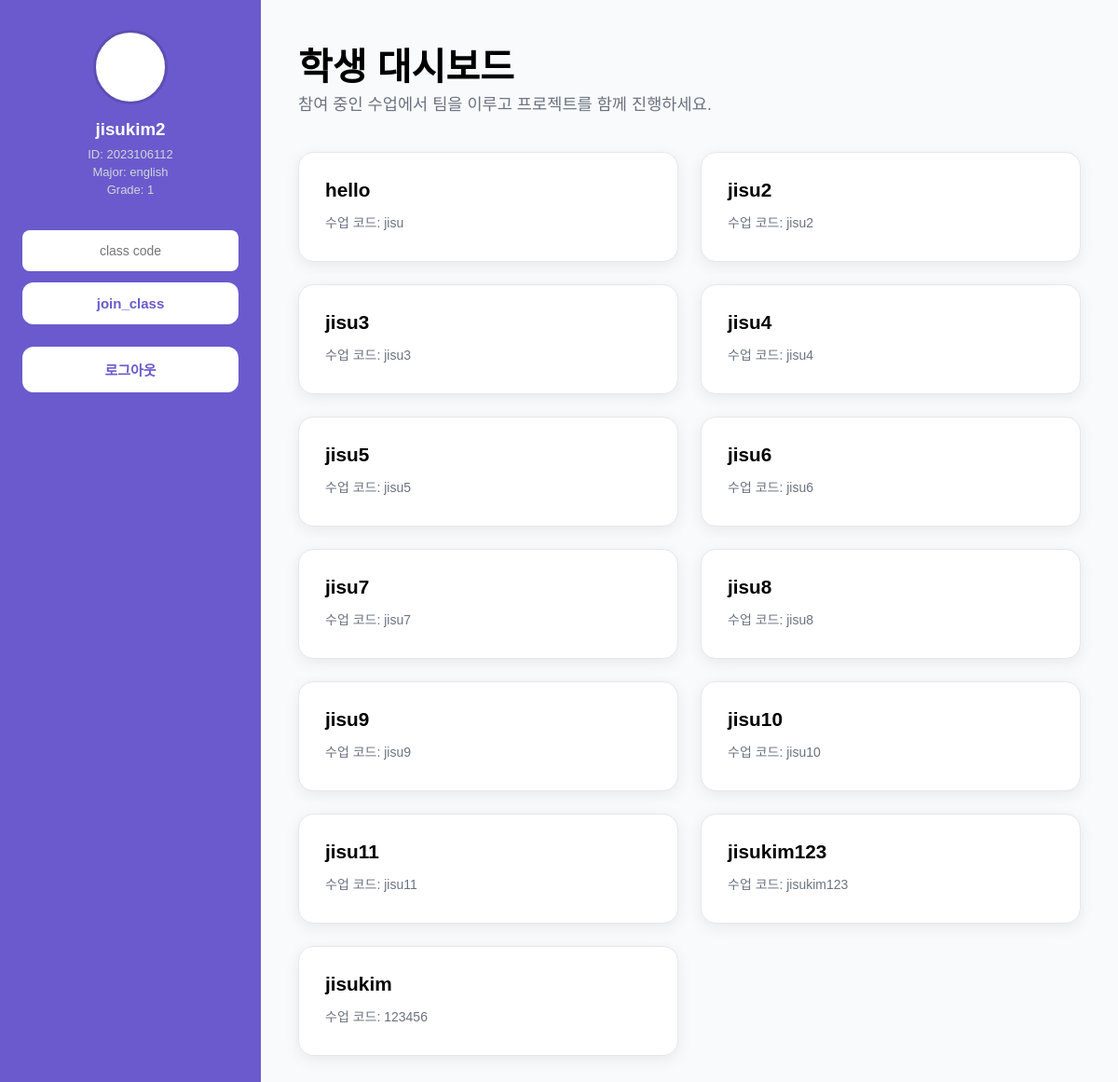
/mainpage_stu (signed in), run on an earlier commit of the app's database.
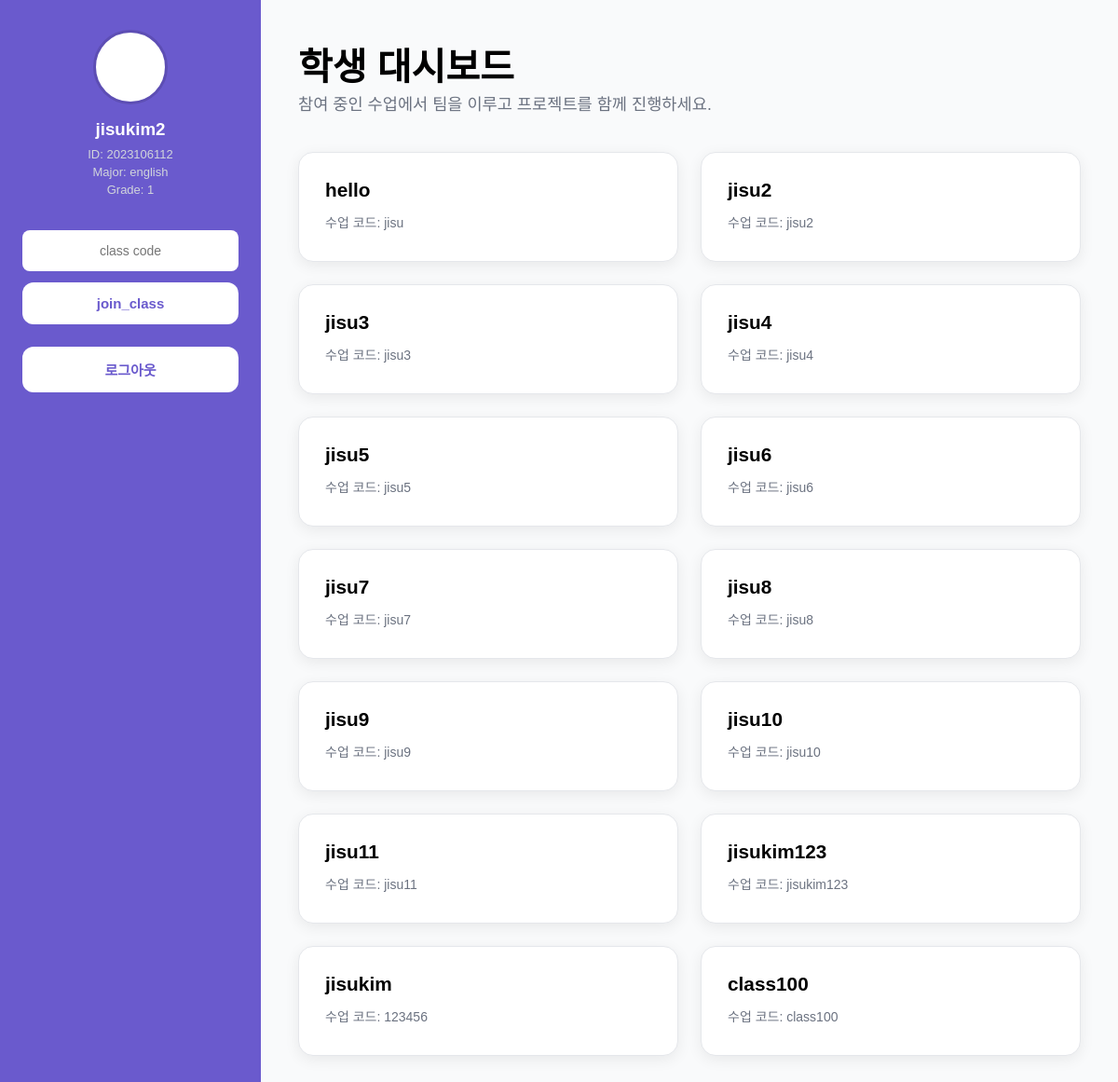
And on a later commit of the database.
### tables this page shows
CREATE TABLE "signup_info_student" (
	"username"	TEXT NOT NULL,
	"password"	TEXT NOT NULL,
	"major"	TEXT NOT NULL,
	"grade"	INTEGER NOT NULL,
	"student_number"	INTEGER NOT NULL,
	PRIMARY KEY("username")
);

CREATE TABLE "class_info" (
	"class_name"	TEXT NOT NULL,
	"class_code"	TEXT NOT NULL,
	"class_size"	INTEGER NOT NULL,
	"prof_id"	TEXT NOT NULL,
	"current_size"	INTEGER DEFAULT 0,
	PRIMARY KEY("class_code")
);

### main/backend.py (the view)
@app.route('/mainpage_stu')
def mainpage_stu():
        username = session.get("username")
        conn = sqlite3.connect('teample.db')
        cursor = conn.cursor()
        cursor.execute('SELECT class_code FROM class_relationship WHERE username = ?', (username,))
        included_class_codes = cursor.fetchall()
        conn.commit()
        conn.close()
        included_class_info = []
        conn = sqlite3.connect('teample.db')
        cursor = conn.cursor()
        for class_code in included_class_codes:
                cursor.execute('SELECT class_name, class_code, class_size FROM class_info WHERE class_code= ?', (class_code[0],))
                class_info = cursor.fetchone()
                if class_info:
                    included_class_info.append(class_info)
        return render_template("mainpage_stu.html", session=session, included_class_info= included_class_info)

### main/backend.py (called while the page is built)
@app.before_request
def save_logged_in_user():
    username = session.get('username')
    prof_or_stu = session.get('prof_or_stu')
    g.user = None
    if username and prof_or_stu:
        conn = sqlite3.connect('teample.db')
        conn.row_factory = sqlite3.Row
        cursor = conn.cursor()
        if prof_or_stu == 'student':
            cursor.execute('SELECT * FROM signup_info_student WHERE username = ?', (username,))
            g.user = cursor.fetchone()
            conn.close()
        elif prof_or_stu == 'prof':
            cursor.execute('SELECT * FROM signup_info_prof WHERE username = ?', (username,))
            g.user = cursor.fetchone()
            conn.close()

### main/templates/mainpage_stu.html (shortened to what this page needs)
<!DOCTYPE html>
<html>
    <head>
        <link rel="stylesheet" href="{{ url_for('static', filename='mainpage_stu.css') }}" />
    </head>
    <body>
    <div class="container">
        <div class="sidebar">
        <div class="profile">
            <div class="profile-pic"></div>
            <h3>{{session['username']}}</h3>
            <p>ID: {{session['student_number']}}</p>
            <p>Major: {{session['major']}} </p>
            <p>Grade: {{ session['grade']}} </p>
            </div>
            <div class= "join_team">
            <form action="/join_class" method="POST">
                <input placeholder = "class code" type="text" name= "class_code" id="class_code" required>
                <button id="team_button" type="submit" onsubmit="join_class_socket()">join_class</button>
            </form>            </div>
            <div class="logout">
                <button onclick="location.href='/logout'">로그아웃</button>
            </div>
        </div>
        <div class="main-content">
            <div class="page-header">
                <h1>학생 대시보드</h1>
                <p>참여 중인 수업에서 팀을 이루고 프로젝트를 함께 진행하세요.</p>
            </div>
            <div class="class-grid">
                {% if included_class_info %}
                    {% for class in included_class_info %}
                        <form action="/teample_stu" method="POST">
                            <button type="submit">
                                <div class="class-info">
                                    <h3>{{ class[0] }}</h3>
                                    <div class="class-details">
                                        <p>수업 코드: {{ class[1] }}</p>
                                    </div>
                                </div>
                            </button>
                        </form>
                    {% endfor %}
                {% else %}
                    <div class="empty-state">
                        <h3>아직 참여한 수업이 없습니다</h3>
                        <p>교수님께서 제공한 수업 코드로 수업에 참여해보세요!</p>
                    </div>
                {% endif %}
            </div>
        </div>
    </div>
    </body>
</html>

### main/static/mainpage_stu.css (style rules this page uses)
:root { --primary: #6a5acd; --primary-dark: #5d4eb4; --white: #ffffff; --text-light: #f0f0f0; --text-muted: #d1d5db; --bg-light: #f9fafb; --border-color: #e5e7eb; --font-family: 'Noto Sans KR', sans-serif; }
* { margin: 0; padding: 0; box-sizing: border-box; }
body { font-family: var(--font-family); background-color: var(--bg-light); }
.container { display: flex; min-height: 100vh; }
.sidebar { width: 280px; background: var(--primary); padding: 32px 24px; display: flex; flex-direction: column; flex-shrink: 0; }
.profile { text-align: center; margin-bottom: 32px; }
.profile-pic { width: 80px; height: 80px; background: var(--white); border-radius: 50%; margin: 0 auto 16px; border: 3px solid var(--primary-dark); }
.profile h3 { margin: 12px 0 8px; color: var(--white); }
.profile p { margin: 4px 0; font-size: 13px; color: var(--text-muted); }
.join_team { margin-bottom: 24px; }
.join_team input { width: 100%; padding: 14px; border-radius: 8px; border: none; margin-bottom: 12px; text-align: center; font-size: 14px; }
.join_team button { width: 100%; padding: 14px 20px; font-size: 15px; font-weight: 600; color: var(--primary); background: var(--white); border: none; border-radius: 12px; cursor: pointer; transition: all 0.3s ease; }
.logout button { margin-top: auto; width: 100%; padding: 14px 20px; font-size: 15px; font-weight: 600; color: var(--primary); background: var(--white); border: none; border-radius: 12px; cursor: pointer; transition: all 0.3s ease; }
.main-content { flex: 1; padding: 40px; }
.page-header { margin-bottom: 40px; }
.page-header h1 { font-size: 2.5rem; font-weight: 700; }
.page-header p { font-size: 1.1rem; color: #6b7280; }
.class-grid { display: grid; gap: 24px; grid-template-columns: repeat(auto-fill, minmax(320px, 1fr)); }
.class-grid form button { width: 100%; padding: 28px; background: var(--white); border-radius: 16px; box-shadow: 0 4px 16px rgba(0, 0, 0, 0.07); border: 1px solid var(--border-color); cursor: pointer; text-align: left; transition: all 0.3s ease; }
.class-info h3 { font-size: 1.3rem; margin-bottom: 12px; }
.class-details p { font-size: 14px; color: #6b7280; margin: 4px 0; }

What changed in the data, as far as the page shows it:
added class_info: class_name "class100", class_code "class100"
